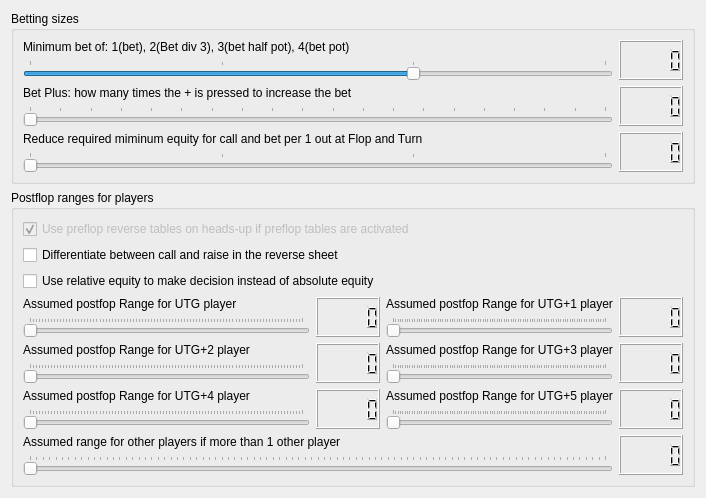
     <widget class="QWidget" name="tab_3">
      <attribute name="title">
       <string>Betting and Ranges</string>
      </attribute>
      <layout class="QGridLayout" name="gridLayout_15">
       <item row="0" column="0">
        <widget class="QGroupBox" name="groupBox_14">
         <property name="title">
          <string>Betting sizes</string>
         </property>
         <layout class="QGridLayout" name="gridLayout_11">
          <item row="0" column="0">
           <layout class="QHBoxLayout" name="horizontalLayout_19">
            <item>
             <layout class="QVBoxLayout" name="verticalLayout_52">
              <item>
               <widget class="QLabel" name="label_21">
                <property name="text">
                 <string>Minimum bet of: 1(bet), 2(Bet div 3), 3(bet half pot), 4(bet pot)</string>
                </property>
               </widget>
              </item>
              <item>
               <widget class="QSlider" name="minimum_bet_size">
                <property name="enabled">
                 <bool>true</bool>
                </property>
                <property name="mouseTracking">
                 <bool>false</bool>
                </property>
                <property name="toolTip">
                 <string>&lt;html&gt;&lt;head/&gt;&lt;body&gt;&lt;p&gt;This impacts the amount the bot will bet after the flop. You can set it to 3 if you only want it to bet at least half a pot, even though he would bet only bet or Bet div 3&lt;/p&gt;&lt;/body&gt;&lt;/html&gt;</string>
                </property>
                <property name="minimum">
                 <number>1</number>
                </property>
                <property name="maximum">
                 <number>4</number>
                </property>
                <property name="pageStep">
                 <number>1</number>
                </property>
                <property name="value">
                 <number>3</number>
                </property>
                <property name="orientation">
                 <enum>Qt::Horizontal</enum>
                </property>
                <property name="tickPosition">
                 <enum>QSlider::TicksAbove</enum>
                </property>
               </widget>
              </item>
             </layout>
            </item>
            <item>
             <widget class="QLCDNumber" name="lcdNumber_106"/>
            </item>
           </layout>
          </item>
          <item row="1" column="0">
           <layout class="QHBoxLayout" name="horizontalLayout_5">
            <item>
             <layout class="QVBoxLayout" name="verticalLayout_14">
              <item>
               <widget class="QLabel" name="label_20">
                <property name="text">
                 <string>Bet Plus: how many times the + is pressed to increase the bet</string>
                </property>
               </widget>
              </item>
              <item>
               <widget class="QSlider" name="BetPlusInc">
                <property name="mouseTracking">
                 <bool>false</bool>
                </property>
                <property name="toolTip">
                 <string>&lt;html&gt;&lt;head/&gt;&lt;body&gt;&lt;p&gt;When the bot decides a simple press on the bet button is not enough, it can do a 'Bet div 3'. That means it will shift the slider to the right with x clicks and then only press the bet button. Here you can adjust how many times it should click to slide the slider to the right to increase the bet size.&lt;/p&gt;&lt;/body&gt;&lt;/html&gt;</string>
                </property>
                <property name="minimum">
                 <number>1</number>
                </property>
                <property name="maximum">
                 <number>20</number>
                </property>
                <property name="pageStep">
                 <number>1</number>
                </property>
                <property name="orientation">
                 <enum>Qt::Horizontal</enum>
                </property>
                <property name="tickPosition">
                 <enum>QSlider::TicksAbove</enum>
                </property>
               </widget>
              </item>
             </layout>
            </item>
            <item>
             <widget class="QLCDNumber" name="lcdNumber_56"/>
            </item>
           </layout>
          </item>
          <item row="2" column="0">
           <layout class="QHBoxLayout" name="horizontalLayout_7">
            <item>
             <layout class="QVBoxLayout" name="verticalLayout_16">
              <item>
               <widget class="QLabel" name="label_24">
                <property name="text">
                 <string>Reduce required miminum equity for call and bet per 1 out at Flop and Turn</string>
                </property>
               </widget>
              </item>
              <item>
               <widget class="QSlider" name="out_multiplier">
                <property name="mouseTracking">
                 <bool>false</bool>
                </property>
                <property name="toolTip">
                 <string>&lt;html&gt;&lt;head/&gt;&lt;body&gt;&lt;p&gt;When the bot decides a simple press on the bet button is not enough, it can do a 'Bet div 3'. That means it will shift the slider to the right with x clicks and then only press the bet button. Here you can adjust how many times it should click to slide the slider to the right to increase the bet size.&lt;/p&gt;&lt;/body&gt;&lt;/html&gt;</string>
                </property>
                <property name="minimum">
                 <number>0</number>
                </property>
                <property name="maximum">
                 <number>3</number>
                </property>
                <property name="pageStep">
                 <number>1</number>
                </property>
                <property name="orientation">
                 <enum>Qt::Horizontal</enum>
                </property>
                <property name="tickPosition">
                 <enum>QSlider::TicksAbove</enum>
                </property>
               </widget>
              </item>
             </layout>
            </item>
            <item>
             <widget class="QLCDNumber" name="lcdNumber_69"/>
            </item>
           </layout>
          </item>
         </layout>
        </widget>
       </item>
       <item row="1" column="0">
        <widget class="QGroupBox" name="groupBox_13">
         <property name="title">
          <string>Postflop ranges for players</string>
         </property>
         <layout class="QGridLayout" name="gridLayout_14">
          <item row="0" column="0" colspan="2">
           <widget class="QCheckBox" name="checkBox">
            <property name="enabled">
             <bool>false</bool>
            </property>
            <property name="text">
             <string>Use preflop reverse tables on heads-up if preflop tables are activated</string>
            </property>
            <property name="checkable">
             <bool>true</bool>
            </property>
            <property name="checked">
             <bool>true</bool>
            </property>
           </widget>
          </item>
          <item row="3" column="1">
           <layout class="QHBoxLayout" name="horizontalLayout_12">
            <item>
             <layout class="QVBoxLayout" name="verticalLayout_21">
              <item>
               <widget class="QLabel" name="label_28">
                <property name="text">
                 <string>Assumed postfop Range for UTG+1 player</string>
                </property>
               </widget>
              </item>
              <item>
               <widget class="QSlider" name="range_utg1">
                <property name="enabled">
                 <bool>true</bool>
                </property>
                <property name="mouseTracking">
                 <bool>false</bool>
                </property>
                <property name="toolTip">
                 <string>&lt;html&gt;&lt;head/&gt;&lt;body&gt;&lt;p&gt;For the calculation of the equity after the flop, the other players are given ranges. Here you can adjust the top% of preflop equity cards that the player is assumed to hold. 100% means he can hold any cards. &lt;/p&gt;&lt;/body&gt;&lt;/html&gt;</string>
                </property>
                <property name="minimum">
                 <number>10</number>
                </property>
                <property name="maximum">
                 <number>100</number>
                </property>
                <property name="pageStep">
                 <number>1</number>
                </property>
                <property name="orientation">
                 <enum>Qt::Horizontal</enum>
                </property>
                <property name="tickPosition">
                 <enum>QSlider::TicksAbove</enum>
                </property>
               </widget>
              </item>
             </layout>
            </item>
            <item>
             <widget class="QLCDNumber" name="lcdNumber_70"/>
            </item>
           </layout>
          </item>
          <item row="5" column="0">
           <layout class="QHBoxLayout" name="horizontalLayout_17">
            <item>
             <layout class="QVBoxLayout" name="verticalLayout_50">
              <item>
               <widget class="QLabel" name="label_55">
                <property name="text">
                 <string>Assumed postfop Range for UTG+4 player</string>
                </property>
               </widget>
              </item>
              <item>
               <widget class="QSlider" name="range_utg4">
                <property name="enabled">
                 <bool>true</bool>
                </property>
                <property name="mouseTracking">
                 <bool>false</bool>
                </property>
                <property name="toolTip">
                 <string>&lt;html&gt;&lt;head/&gt;&lt;body&gt;&lt;p&gt;For the calculation of the equity after the flop, the other players are given ranges. Here you can adjust the top% of preflop equity cards that the player is assumed to hold. 100% means he can hold any cards. &lt;/p&gt;&lt;/body&gt;&lt;/html&gt;</string>
                </property>
                <property name="minimum">
                 <number>10</number>
                </property>
                <property name="maximum">
                 <number>100</number>
                </property>
                <property name="pageStep">
                 <number>1</number>
                </property>
                <property name="orientation">
                 <enum>Qt::Horizontal</enum>
                </property>
                <property name="tickPosition">
                 <enum>QSlider::TicksAbove</enum>
                </property>
               </widget>
              </item>
             </layout>
            </item>
            <item>
             <widget class="QLCDNumber" name="lcdNumber_104"/>
            </item>
           </layout>
          </item>
          <item row="4" column="0">
           <layout class="QHBoxLayout" name="horizontalLayout_10">
            <item>
             <layout class="QVBoxLayout" name="verticalLayout_19">
              <item>
               <widget class="QLabel" name="label_26">
                <property name="text">
                 <string>Assumed postfop Range for UTG+2 player</string>
                </property>
               </widget>
              </item>
              <item>
               <widget class="QSlider" name="range_utg2">
                <property name="enabled">
                 <bool>true</bool>
                </property>
                <property name="mouseTracking">
                 <bool>false</bool>
                </property>
                <property name="toolTip">
                 <string>&lt;html&gt;&lt;head/&gt;&lt;body&gt;&lt;p&gt;For the calculation of the equity after the flop, the other players are given ranges. Here you can adjust the top% of preflop equity cards that the player is assumed to hold. 100% means he can hold any cards. &lt;/p&gt;&lt;/body&gt;&lt;/html&gt;</string>
                </property>
                <property name="minimum">
                 <number>10</number>
                </property>
                <property name="maximum">
                 <number>100</number>
                </property>
                <property name="pageStep">
                 <number>1</number>
                </property>
                <property name="orientation">
                 <enum>Qt::Horizontal</enum>
                </property>
                <property name="tickPosition">
                 <enum>QSlider::TicksAbove</enum>
                </property>
               </widget>
              </item>
             </layout>
            </item>
            <item>
             <widget class="QLCDNumber" name="lcdNumber_68"/>
            </item>
           </layout>
          </item>
          <item row="3" column="0">
           <layout class="QHBoxLayout" name="horizontalLayout_6">
            <item>
             <layout class="QVBoxLayout" name="verticalLayout_15">
              <item>
               <widget class="QLabel" name="label_22">
                <property name="text">
                 <string>Assumed postfop Range for UTG player</string>
                </property>
               </widget>
              </item>
              <item>
               <widget class="QSlider" name="range_utg0">
                <property name="enabled">
                 <bool>true</bool>
                </property>
                <property name="mouseTracking">
                 <bool>false</bool>
                </property>
                <property name="toolTip">
                 <string>&lt;html&gt;&lt;head/&gt;&lt;body&gt;&lt;p&gt;For the calculation of the equity after the flop, the other players are given ranges. Here you can adjust the top% of preflop equity cards that the player is assumed to hold. 100% means he can hold any cards. &lt;/p&gt;&lt;/body&gt;&lt;/html&gt;</string>
                </property>
                <property name="minimum">
                 <number>10</number>
                </property>
                <property name="maximum">
                 <number>100</number>
                </property>
                <property name="pageStep">
                 <number>1</number>
                </property>
                <property name="orientation">
                 <enum>Qt::Horizontal</enum>
                </property>
                <property name="tickPosition">
                 <enum>QSlider::TicksAbove</enum>
                </property>
               </widget>
              </item>
             </layout>
            </item>
            <item>
             <widget class="QLCDNumber" name="lcdNumber_64"/>
            </item>
           </layout>
          </item>
          <item row="4" column="1">
           <layout class="QHBoxLayout" name="horizontalLayout_16">
            <item>
             <layout class="QVBoxLayout" name="verticalLayout_49">
              <item>
               <widget class="QLabel" name="label_54">
                <property name="text">
                 <string>Assumed postfop Range for UTG+3 player</string>
                </property>
               </widget>
              </item>
              <item>
               <widget class="QSlider" name="range_utg3">
                <property name="enabled">
                 <bool>true</bool>
                </property>
                <property name="mouseTracking">
                 <bool>false</bool>
                </property>
                <property name="toolTip">
                 <string>&lt;html&gt;&lt;head/&gt;&lt;body&gt;&lt;p&gt;For the calculation of the equity after the flop, the other players are given ranges. Here you can adjust the top% of preflop equity cards that the player is assumed to hold. 100% means he can hold any cards. &lt;/p&gt;&lt;/body&gt;&lt;/html&gt;</string>
                </property>
                <property name="minimum">
                 <number>10</number>
                </property>
                <property name="maximum">
                 <number>100</number>
                </property>
                <property name="pageStep">
                 <number>1</number>
                </property>
                <property name="orientation">
                 <enum>Qt::Horizontal</enum>
                </property>
                <property name="tickPosition">
                 <enum>QSlider::TicksAbove</enum>
                </property>
               </widget>
              </item>
             </layout>
            </item>
            <item>
             <widget class="QLCDNumber" name="lcdNumber_103"/>
            </item>
           </layout>
          </item>
          <item row="6" column="0" colspan="2">
           <layout class="QHBoxLayout" name="horizontalLayout_22">
            <item>
             <layout class="QVBoxLayout" name="verticalLayout_71">
              <item>
               <widget class="QLabel" name="label_83">
                <property name="text">
                 <string>Assumed range for other players if more than 1 other player</string>
                </property>
               </widget>
              </item>
              <item>
               <widget class="QSlider" name="range_multiple_players">
                <property name="enabled">
                 <bool>true</bool>
                </property>
                <property name="mouseTracking">
                 <bool>false</bool>
                </property>
                <property name="toolTip">
                 <string>&lt;html&gt;&lt;head/&gt;&lt;body&gt;&lt;p&gt;For the calculation of the equity after the flop, the other players are given ranges. Here you can adjust the top% of preflop equity cards that the playesr are assumed to hold. 100% means they can hold any cards. &lt;/p&gt;&lt;/body&gt;&lt;/html&gt;</string>
                </property>
                <property name="minimum">
                 <number>10</number>
                </property>
                <property name="maximum">
                 <number>100</number>
                </property>
                <property name="pageStep">
                 <number>1</number>
                </property>
                <property name="orientation">
                 <enum>Qt::Horizontal</enum>
                </property>
                <property name="tickPosition">
                 <enum>QSlider::TicksAbove</enum>
                </property>
               </widget>
              </item>
             </layout>
            </item>
            <item>
             <widget class="QLCDNumber" name="lcdNumber_126"/>
            </item>
           </layout>
          </item>
          <item row="5" column="1">
           <layout class="QHBoxLayout" name="horizontalLayout_18">
            <item>
             <layout class="QVBoxLayout" name="verticalLayout_51">
              <item>
               <widget class="QLabel" name="label_56">
                <property name="text">
                 <string>Assumed postfop Range for UTG+5 player</string>
                </property>
               </widget>
              </item>
              <item>
               <widget class="QSlider" name="range_utg5">
                <property name="enabled">
                 <bool>true</bool>
                </property>
                <property name="mouseTracking">
                 <bool>false</bool>
                </property>
                <property name="toolTip">
                 <string>&lt;html&gt;&lt;head/&gt;&lt;body&gt;&lt;p&gt;For the calculation of the equity after the flop, the other players are given ranges. Here you can adjust the top% of preflop equity cards that the player is assumed to hold. 100% means he can hold any cards. &lt;/p&gt;&lt;/body&gt;&lt;/html&gt;</string>
                </property>
                <property name="minimum">
                 <number>10</number>
                </property>
                <property name="maximum">
                 <number>100</number>
                </property>
                <property name="pageStep">
                 <number>1</number>
                </property>
                <property name="orientation">
                 <enum>Qt::Horizontal</enum>
                </property>
                <property name="tickPosition">
                 <enum>QSlider::TicksAbove</enum>
                </property>
               </widget>
              </item>
             </layout>
            </item>
            <item>
             <widget class="QLCDNumber" name="lcdNumber_105"/>
            </item>
           </layout>
          </item>
          <item row="1" column="0">
           <widget class="QCheckBox" name="differentiate_reverse_sheet">
            <property name="toolTip">
             <string/>
            </property>
            <property name="text">
             <string>Differentiate between call and raise in the reverse sheet</string>
            </property>
           </widget>
          </item>
          <item row="2" column="0">
           <widget class="QCheckBox" name="use_relative_equity">
            <property name="enabled">
             <bool>true</bool>
            </property>
            <property name="toolTip">
             <string>WIll use the equity of the preflop range divide by the actual equity as basis for decision</string>
            </property>
            <property name="text">
             <string>Use relative equity to make decision instead of absolute equity</string>
            </property>
           </widget>
          </item>
         </layout>
        </widget>
       </item>
      </layout>
      <widget class="QLabel" name="label_74">
       <property name="geometry">
        <rect>
         <x>9</x>
         <y>154</y>
         <width>16</width>
         <height>16</height>
        </rect>
       </property>
       <property name="font">
        <font>
         <weight>75</weight>
         <bold>true</bold>
        </font>
       </property>
       <property name="text">
        <string/>
       </property>
      </widget>
     </widget>
